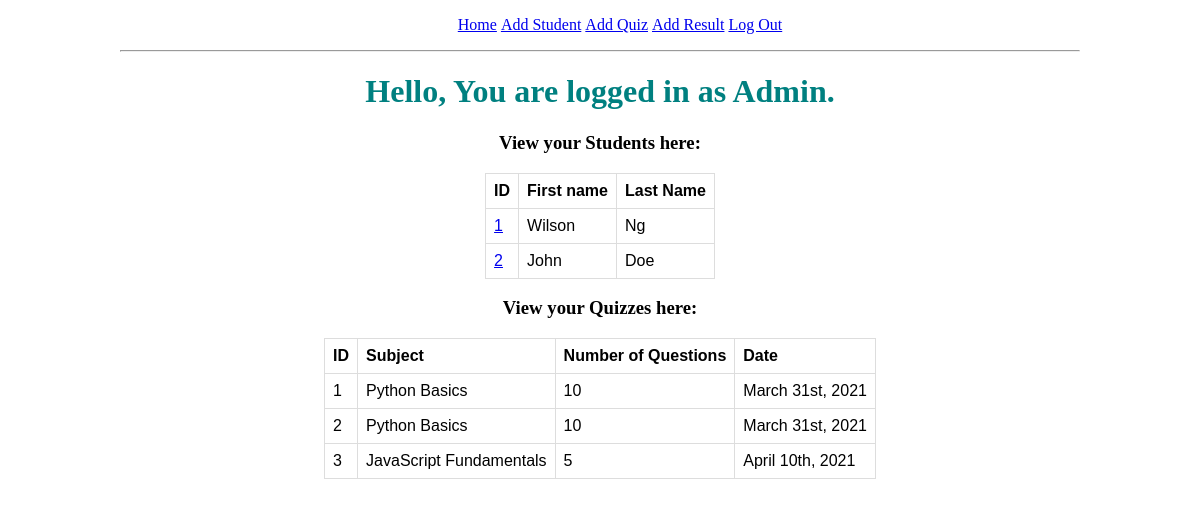
Before: /index (signed in) with the older database file.
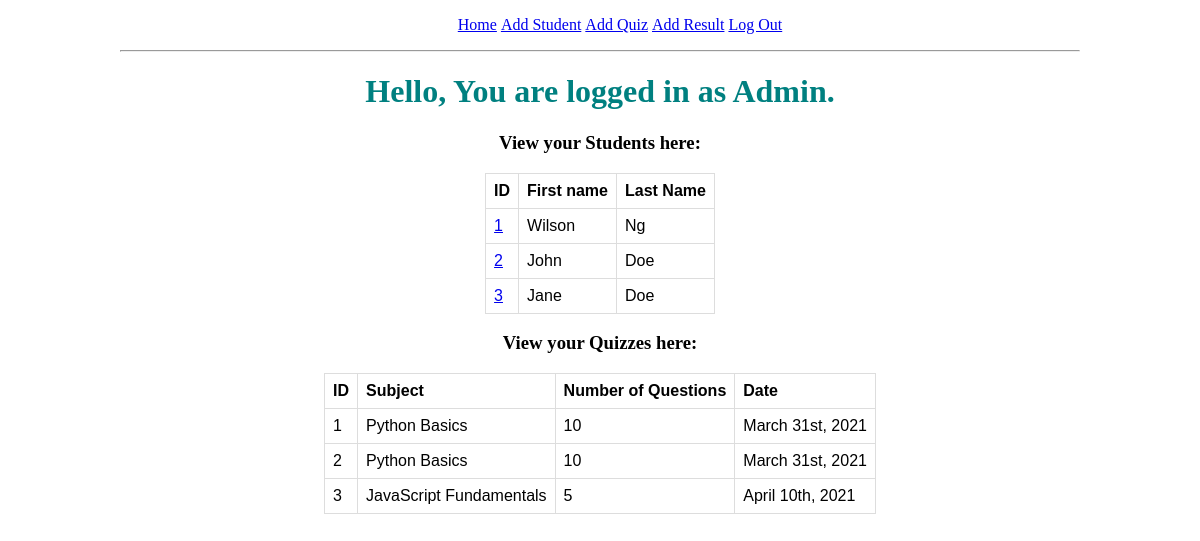
After: the same page with the newer database file.
### app/models.py (models this page shows, shortened)
class Student(db.Model):
    id = db.Column(db.Integer, primary_key=True)
    first_name = db.Column(db.String(64), index=True)
    last_name = db.Column(db.String(64), index=True)
    results = db.relationship("Result", backref="student", lazy="dynamic")

class Quiz(db.Model):
    id = db.Column(db.Integer, primary_key=True)
    subject = db.Column(db.String(32), index=True)
    num_of_questions = db.Column(db.Integer)
    date = db.Column(db.String(64))
    results = db.relationship("Result", backref="quiz", lazy="dynamic")

### app/routes.py (the view)
@app.route("/")
@app.route("/index")
@login_required
def index():
    students = Student.query.all()
    quizzes = Quiz.query.all()
    return render_template("index.html", title="Home", students=students, quizzes=quizzes)

### app/models.py (called while the page is built)
@login.user_loader
def load_user(id):
    return User.query.get(int(id))

### app/templates/index.html (shortened to what this page needs)
{% extends "base.html" %}
{% block content %}
    <h1>Hello, You are logged in as {{ current_user.username }}.</h1>
    <div>
        <h3>View your Students here:</h3>
        <table>
            <tr>
                <th>ID</th>
                <th>First name</th>
                <th>Last Name</th>
            </tr>
            {% for student in students %}
            <tr>
                <td><a href="{{ url_for("student_results", student_id=student.id) }}">{{ student.id }}</a></td>
                <td>{{ student.first_name }}</td>
                <td>{{ student.last_name }}</td>
            </tr>
            {% endfor %}
        </table>
    <div>
    <div>
        <h3>View your Quizzes here:</h3>
        <table>
            <tr>
                <th>ID</th>
                <th>Subject</th>
                <th>Number of Questions</th>
                <th>Date</th>
            <tr>
            {% for quiz in quizzes %}
            <tr>
                <td>{{ quiz.id }}</td>
                <td>{{ quiz.subject }}</td>
                <td>{{ quiz.num_of_questions }}</td>
                <td>{{ quiz.date }}</td>
            <tr>
            {% endfor %}
        </table>
{% endblock %}

Changed rows visible on the page:
added Student: id "3", first_name "Jane", last_name "Doe"
